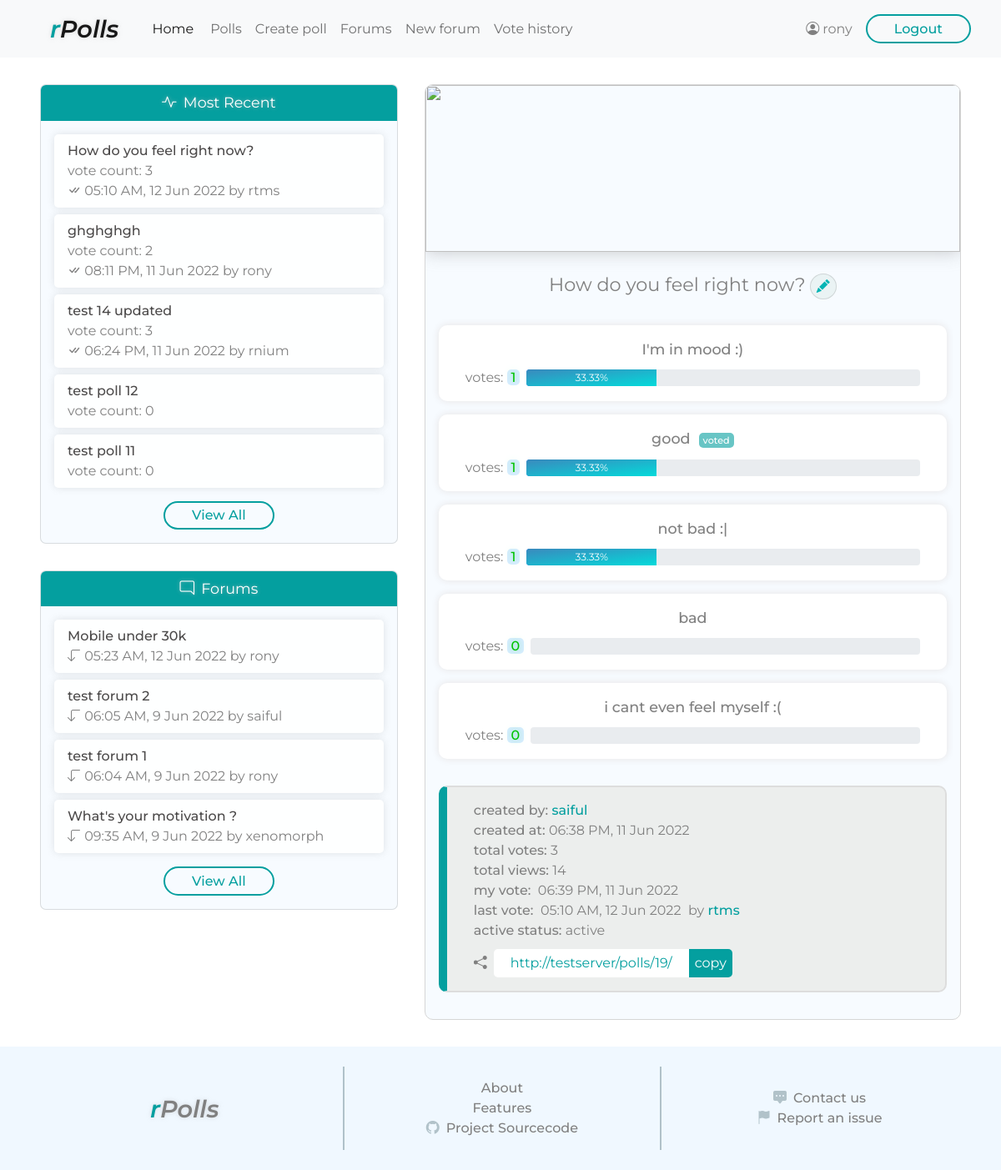
/polls/19/ (signed in), run on the app's committed database.
### polls/models.py (models this page shows, shortened)
class Poll(models.Model):
    title = models.CharField(max_length=250)
    banner = models.ImageField(upload_to='polls/images/', default='polls/images/default.jpg')
    author = models.ForeignKey(User, on_delete=models.CASCADE, related_name='poll')
    public = models.BooleanField(default=True)
    active = models.BooleanField(default=True)
    visible = models.BooleanField(default=True)
    added = models.DateTimeField(auto_now_add=True)
    views = models.IntegerField(default=0)

class Vote(models.Model):
    choice = models.ForeignKey(Choice, on_delete=models.CASCADE, related_name='choicevote')
    poll = models.ForeignKey(Poll, on_delete=models.CASCADE, related_name='pollvote')
    voter = models.ForeignKey(User, on_delete=models.CASCADE, related_name='uservote')
    vote_time = models.DateTimeField(auto_now_add=True)
    vote_update_time = models.DateTimeField(auto_now=True)

class Choice(models.Model):
    choicetext = models.CharField(max_length=100)
    poll = models.ForeignKey(Poll, on_delete=models.CASCADE, related_name='choice')

### forums/models.py (models this page shows, shortened)
class ForumTopic(models.Model):
    title = models.CharField(max_length=250)
    author = models.ForeignKey(User, on_delete=models.CASCADE, related_name='forum')
    active = models.BooleanField(default=True)
    locked = models.BooleanField(default=False)
    added = models.DateTimeField(auto_now_add=True)
    views = models.IntegerField(default=0)

class Post(models.Model):
    post_text = models.TextField()
    forum = models.ForeignKey(ForumTopic, on_delete=models.CASCADE, related_name='forumpost')
    post_author = models.ForeignKey(User, on_delete=models.CASCADE, related_name='userpost')
    added = models.DateTimeField(auto_now_add=True)
    updated = models.DateTimeField(auto_now=True)

### polls/views.py (the view)
# urls.py: path('<int:pk>/', views.polldetail , name='polldetails'),
@login_required()
def polldetail(request, pk):
    polldetail_context = dict()
    try:
        poll = Poll.objects.get(pk=pk)
    except Poll.DoesNotExist:
        return renderError(request, '(404) Poll Not Found')
    if not poll.visible:
        return renderError(request, 'Only Admins Can Access')
    user_voted = bool(poll.pollvote.filter(voter=request.user).count())
    view_permitted_user = (poll.author == request.user) or (request.user.is_staff)
    if poll.active and not user_voted and not view_permitted_user:
        return redirect('polls:vote', pk=pk)
    polldetail_context['votable_status'] = view_permitted_user and (not user_voted) and (poll.active)
    polldetail_context['recentpolls'] = get_polls_panel_context(request)
    polldetail_context['forums'] = get_forum_panel_context(request)
    polldetail_context['username'] = request.user.username
    pollViews = poll.views + 1
    Poll.objects.filter(pk=pk).update(views=pollViews)
    polldetail_context['poll_id'] = poll.id
    polldetail_context['poll_url'] = request.build_absolute_uri()
    polldetail_context['poll_title'] = poll.title
    polldetail_context['poll_author'] = poll.author
    polldetail_context['editable'] = (poll.author == request.user) or (request.user.is_staff)
    polldetail_context['poll_added'] = poll.added
    polldetail_context['poll_views'] = pollViews
    polldetail_context['is_active_poll'] = poll.active
    if poll.active:
        polldetail_context['active_status'] = 'active'
    else:
        polldetail_context['active_status'] = 'inactive'
    try:
        myVote = poll.pollvote.get(voter=request.user)
        polldetail_context['my_vote_time'] = myVote.vote_time
    except Exception:
        pass
    try:
        lastVote = poll.pollvote.latest('vote_time')
        polldetail_context['last_vote_time'] = lastVote.vote_time
        polldetail_context['last_vote_voter'] = lastVote.voter
    except Exception:
        pass
    polldetail_context['poll_banner_url'] = poll.banner.url
    poll_choices = poll.choice.all()
    total_votes = poll.pollvote.count()
    choices_context = []
    for choice in poll_choices:
        choice_text = choice.choicetext
        choice_votes = choice.choicevote.count()
        try:
            percentVotes = (choice_votes/total_votes)*100
        except ZeroDivisionError:
            percentVotes = 0
        choice_votes_percent = round(percentVotes, 2)
        progressbar_progress = round(percentVotes)
        is_voted = bool(choice.choicevote.filter(voter=request.user).count())
        unit_context = {'choice_text':choice_text, 'choice_votes':choice_votes, 'choice_votes_percent':choice_votes_percent,
                        'progressbar_progress':progressbar_progress, 'is_voted':is_voted}
        choices_context.append(unit_context)
    polldetail_context['choices'] = choices_context
    polldetail_context['total_votes'] = total_votes
    return render(request, 'polls/poll_detail.html', context=polldetail_context)

### polls/views.py (called while the page is built)
def get_forum_panel_context(request):
    recentforums = ForumTopic.objects.filter(active=True).order_by('-added')[:5]
    recentforums_context = []
    for forum in recentforums:
        forum_id = forum.id
        forum_title = forum.title
        lastPost = forum.forumpost.latest('added')
        last_post_time = lastPost.added
        last_post_user = lastPost.post_author
        unit_context = {'forum_id': forum_id, 'forum_title': forum_title, 'last_post_time': last_post_time, 'last_post_user': last_post_user}
        recentforums_context.append(unit_context)
    return recentforums_context

### polls/templates/polls/poll_detail.html (shortened to what this page needs)
<!DOCTYPE html>
<html lang="en">
<head>
    <link href="https://cdn.jsdelivr.net/npm/bootstrap@5.1.3/dist/css/bootstrap.min.css" rel="stylesheet">
    {% load static %}
    <link rel="stylesheet" href="{% static 'style.css' %}">
</head>
<body>
    <header>
        <nav class="navbar navbar-expand-md navbar-light bg-light">
            <div class="container-fluid">
              <a class="navbar-brand ms-5 pe-3" href="{% url 'homepage' %}"><span class="r">r</span>Polls</a>
              <div class="collapse navbar-collapse" id="navbarSupportedContent">
                <ul class="navbar-nav me-auto mb-2 mb-lg-0">
                  <li class="nav-item me-1">
                    <a class="nav-link active" aria-current="page" href="{% url 'homepage' %}">Home</a>
                  </li>
                  <li class="nav-item">
                    <a class="nav-link" href="{% url 'polls:browse' %}">Polls</a>
                  </li>
                  <li class="nav-item">
                    <a class="nav-link" href="{% url 'polls:create_poll' %}">Create poll</a>
                  </li>
                  <li class="nav-item">
                    <a class="nav-link" href="{% url 'forums:forum_all' %}">Forums</a>
                  </li>
                  <li class="nav-item">
                    <a class="nav-link" href="{% url 'forums:forum_create' %}">New forum</a>
                  </li>
                  <li class="nav-item">
                    <a class="nav-link" href="{% url 'polls:votes_history' %}">Vote history</a>
                  </li>
                </ul>
                <div class="account d-flex me-4">
                    <div class="profile d-flex my-auto me-3">
                        <i class="bi bi-person-circle"></i>
                        <span class="username-viewonly ms-1">{{ username }}</span>
                    </div>
                    <form action="{% url 'logout' %}" method="POST"> {% csrf_token %}
                        <input type="submit" class="btn-1" value="Logout">
                    </form>
                </div>
              </div>
            </div>
          </nav>
    </header>
    <div class="main-container">
        <div class="left-col">
            <div class="recent-polls card">
                <div class="heading">
                    <span class="icon me-1"><i class="bi bi-activity"></i></span>
                    <span class="title">Most Recent</span>
                </div>
                <div class="content">
                    {% for poll in recentpolls %}
                    <div class="poll-item">
                        <a class="poll-title" href="{% url 'polls:polldetails' poll.poll_id %}">{{ poll.poll_title }}</a>
                        <div class="count">
                            <span class="label">vote count:&nbsp;</span><span class="value">{{ poll.vote_count }}</span>
                        </div>
                        {% if poll.vote_count%}
                        <div class="last-vote">
                            <span class="label"><i class="bi bi-check-all"></i></span>
                            <span class="date">{{ poll.last_vote_time|date:"h:i A, j M o" }}</span>
                            <span class="user">by {{ poll.last_vote_voter }}</span>
                        </div>
                        {% endif %}
                    </div>
                    {% endfor %}
                    <a href="{% url 'polls:browse' %}" class="btn-1 link-btn">View All</a>
                </div>
            </div>
            <div class="community-forum card">
                <div class="heading">
                    <span class="icon me-1"><i class="bi bi-chat-right"></i></span>
                    <span class="title">Forums</span>
                </div>
                <div class="content">
                    {% for forum in forums %}
                    <div class="forum-post">
                        <a class="post-title" href="{% url 'forums:forum_detail' forum.forum_id %}">{{ forum.forum_title }}</a>
                        <div class="last-post">
                            <span class="label"><i class="bi bi-arrow-90deg-down"></i></span>
                            <span class="date">{{ forum.last_post_time|date:"h:i A, j M o" }}</span>
                            <span class="user">by {{ forum.last_post_user }}</span>
                        </div>
                    </div>
                    {% endfor %}
                    <a href="{% url 'forums:forum_all' %}" class="btn-1 link-btn">View All</a>
                </div>
            </div>
        </div>
        <div class="right-col">
            <div class="poll-detail">
                <div class="content">
                    <div class="poll-heading">
                        <div class="banner"><img src="{{ poll_banner_url }}" alt=""></div>
                        <div class="title">{{ poll_title }}{% if editable %}<a href="{% url 'polls:edit_poll' poll_id %}"><i class="bi bi-pencil-fill"></i></a>{% endif %}</div>
                    </div>
                    <div class="pool-info">
                        <div class="pool-choices">
                            <ul class="choice-list">
                                {% for choice in choices%}
                                <li class="choice card-simple">
                                    <div {% if choice.is_voted %}class="choice-text voted"{% else %}class="choice-text"{% endif %}>{{ choice.choice_text }}</div>
                                    <div class="info">
                                        <div class="choice-votes me-2"><span class="label">votes:&nbsp;</span><span class='value'>{{ choice.choice_votes }}</span></div>
                                        <div class="progress">
                                            <div class="progress-bar" role="progressbar" style="width: {{ choice.progressbar_progress }}%;" aria-valuenow="{{ choice.progressbar_progress }}" aria-valuemin="0" aria-valuemax="100">{{ choice.choice_votes_percent }}%</div>
                                        </div>
                                    </div>
                                </li>
                                {% endfor %}
                            </ul>
                        </div>
                        <div class="poll-stats card-headless">
                            <ul class="stats">
                                <li>
                                    <span class="label">created by:&nbsp;</span><span class="user">{{ poll_author }}</span>
                                </li>
                                <li>
                                    <span class="label">created at:&nbsp;</span><span class="value">{{ poll_added|date:"h:i A, j M o"  }}</span>
                                </li>
                                <li>
                                    <span class="label">total votes:&nbsp;</span><span class="value">{{ total_votes }}</span>
                                </li>
                                <li>
                                    <span class="label">total views:&nbsp;</span><span class="value">{{ poll_views }}</span>
                                </li>
                                {% if my_vote_time %}
                                <li>
                                    <span class="label">my vote:&nbsp;</span><span class="value">
                                        <span>{{ my_vote_time|date:"h:i A, j M o" }}&nbsp;</span>
                                    </span>
                                </li>
                                {% endif %}
        {% if last_vote_time %} <li>
                                    <span class="label">last vote:&nbsp;</span><span class="value">
                                        <span>{{ last_vote_time|date:"h:i A, j M o" }}&nbsp;</span>
                                        <span>by <span class="user">{{ last_vote_voter }}</span></span>
                                    </span>
                                </li>{% endif %}
                                <li>
                                    <span class="label">active status:&nbsp;</span><span class="value">{{ active_status }}</span>
                                </li>
                            </ul>
                            <div class="share-link">
                                <div class="inner">
                                    <i class="bi bi-share-fill me-2"></i>
                                    <a href="{% url 'polls:polldetails' poll_id %}" id="poll-link">{{ poll_url }}</a>
                                    <button id="ctc">copy</button>
                                </div>
                            </div>
                        </div>
                    </div>
                </div>
            </div>
        </div>
    </div>
    <footer>
        <div class="upper">
            <div class="col-1">
                <div class="site-name">
                    <span class="r">r</span>Polls</a>
                </div>
            </div>
            <div class="vl"></div>
            <div class="col-2">
                <a href="#">About</a>
                <a href="#">Features</a>
                <a href="#"><i class="bi bi-github"></i>Project Sourcecode</a>
            </div>
            <div class="vl"></div>
            <div class="col-3">
                <a href="#"><i class="bi bi-chat-square-dots-fill"></i>Contact us</a>
                <a href="#"><i class="bi bi-flag-fill"></i>Report an issue</a>
            </div>
        </div>
    </footer>
</body>
</html>

### data on the page
Poll: poll_title "test poll 12"
Poll: poll_title "test poll 11"
Poll: title "How do you feel right now?", added "06:38 PM, 11 Jun 2022"
Choice: choice_text "I'm in mood :)"
Choice: choice_text "good"
Choice: choice_text "not bad :|"
Choice: choice_text "bad"
Choice: choice_text "i cant even feel myself :("
Vote: vote_time "06:39 PM, 11 Jun 2022"
Vote: vote_time "05:10 AM, 12 Jun 2022"

### other printed values
{{ username }} "rony"
{{ poll.poll_title }} "How do you feel right now?"
{{ poll.vote_count }} "3"
{{ poll.last_vote_time|date:"h:i A, j M o" }} "05:10 AM, 12 Jun 2022"
{{ poll.last_vote_voter }} "rtms"
{{ poll.poll_title }} "ghghghgh"
{{ poll.vote_count }} "2"
{{ poll.last_vote_time|date:"h:i A, j M o" }} "08:11 PM, 11 Jun 2022"
{{ poll.last_vote_voter }} "rony"
{{ poll.poll_title }} "test 14 updated"
{{ poll.vote_count }} "3" "0" "0"
{{ poll.last_vote_time|date:"h:i A, j M o" }} "06:24 PM, 11 Jun 2022"
{{ poll.last_vote_voter }} "rnium"
{{ forum.forum_title }} "Mobile under 30k"
{{ forum.last_post_time|date:"h:i A, j M o" }} "05:23 AM, 12 Jun 2022"
